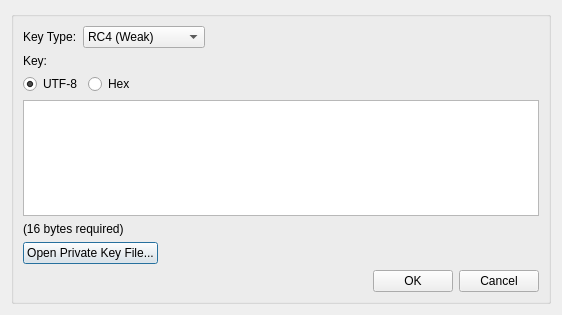
<?xml version="1.0" encoding="UTF-8"?>
<ui version="4.0">
 <class>AddNewKey</class>
 <widget class="QDialog" name="AddNewKey">
  <property name="geometry">
   <rect>
    <x>0</x>
    <y>0</y>
    <width>562</width>
    <height>315</height>
   </rect>
  </property>
  <property name="windowTitle">
   <string>Add New Key</string>
  </property>
  <layout class="QVBoxLayout" name="verticalLayout">
   <item>
    <widget class="QGroupBox" name="groupBox">
     <property name="title">
      <string/>
     </property>
     <layout class="QVBoxLayout" name="verticalLayout_2">
      <item>
       <layout class="QHBoxLayout" name="horizontalLayout_2">
        <item>
         <widget class="QLabel" name="label">
          <property name="text">
           <string>Key Type:</string>
          </property>
         </widget>
        </item>
        <item>
         <widget class="QComboBox" name="comboBox_key_type">
          <item>
           <property name="text">
            <string>RC4 (Weak)</string>
           </property>
          </item>
          <item>
           <property name="text">
            <string>AES-128 (Good)</string>
           </property>
          </item>
          <item>
           <property name="text">
            <string>AES-256 (Best)</string>
           </property>
          </item>
          <item>
           <property name="text">
            <string>RSA (Public key)</string>
           </property>
          </item>
         </widget>
        </item>
        <item>
         <spacer name="horizontalSpacer_2">
          <property name="orientation">
           <enum>Qt::Horizontal</enum>
          </property>
          <property name="sizeHint" stdset="0">
           <size>
            <width>40</width>
            <height>20</height>
           </size>
          </property>
         </spacer>
        </item>
       </layout>
      </item>
      <item>
       <widget class="QLabel" name="label_2">
        <property name="text">
         <string>Key:</string>
        </property>
       </widget>
      </item>
      <item>
       <layout class="QHBoxLayout" name="horizontalLayout_4">
        <property name="bottomMargin">
         <number>0</number>
        </property>
        <item>
         <widget class="QRadioButton" name="radioButton_utf8">
          <property name="text">
           <string>UTF-8</string>
          </property>
          <property name="checked">
           <bool>true</bool>
          </property>
         </widget>
        </item>
        <item>
         <widget class="QRadioButton" name="radioButton_hex">
          <property name="text">
           <string>Hex</string>
          </property>
         </widget>
        </item>
        <item>
         <spacer name="horizontalSpacer_4">
          <property name="orientation">
           <enum>Qt::Horizontal</enum>
          </property>
          <property name="sizeHint" stdset="0">
           <size>
            <width>40</width>
            <height>20</height>
           </size>
          </property>
         </spacer>
        </item>
       </layout>
      </item>
      <item>
       <widget class="QTextEdit" name="textEdit_key"/>
      </item>
      <item>
       <widget class="QLabel" name="label_key_requirements">
        <property name="text">
         <string>(16 bytes required)</string>
        </property>
       </widget>
      </item>
      <item>
       <layout class="QHBoxLayout" name="horizontalLayout_3">
        <property name="bottomMargin">
         <number>0</number>
        </property>
        <item>
         <widget class="QPushButton" name="pushButton_open_keyfile">
          <property name="text">
           <string>Open Private Key File...</string>
          </property>
         </widget>
        </item>
        <item>
         <spacer name="horizontalSpacer_3">
          <property name="orientation">
           <enum>Qt::Horizontal</enum>
          </property>
          <property name="sizeHint" stdset="0">
           <size>
            <width>40</width>
            <height>20</height>
           </size>
          </property>
         </spacer>
        </item>
       </layout>
      </item>
      <item>
       <spacer name="verticalSpacer">
        <property name="orientation">
         <enum>Qt::Vertical</enum>
        </property>
        <property name="sizeHint" stdset="0">
         <size>
          <width>20</width>
          <height>40</height>
         </size>
        </property>
       </spacer>
      </item>
      <item>
       <layout class="QHBoxLayout" name="horizontalLayout">
        <item>
         <spacer name="horizontalSpacer">
          <property name="orientation">
           <enum>Qt::Horizontal</enum>
          </property>
          <property name="sizeHint" stdset="0">
           <size>
            <width>40</width>
            <height>20</height>
           </size>
          </property>
         </spacer>
        </item>
        <item>
         <widget class="QPushButton" name="pushButton_ok">
          <property name="text">
           <string>OK</string>
          </property>
         </widget>
        </item>
        <item>
         <widget class="QPushButton" name="pushButton_cancel">
          <property name="text">
           <string>Cancel</string>
          </property>
         </widget>
        </item>
       </layout>
      </item>
     </layout>
    </widget>
   </item>
  </layout>
 </widget>
 <resources/>
 <connections/>
</ui>
